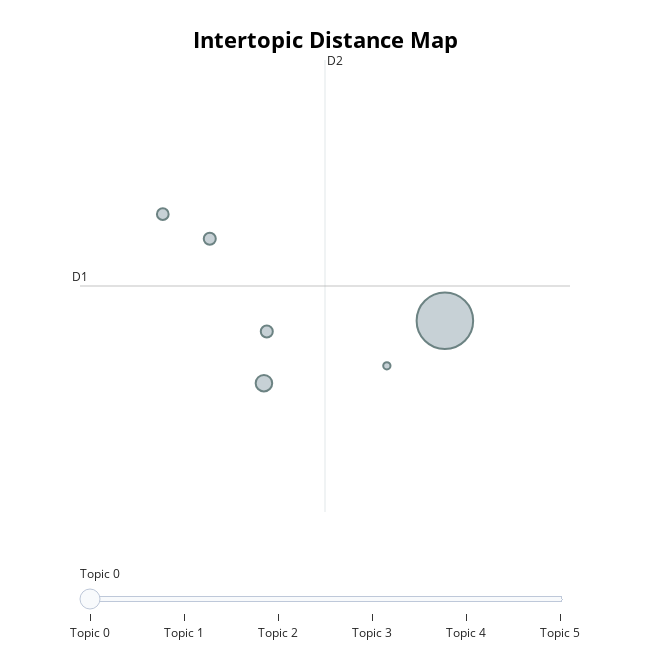
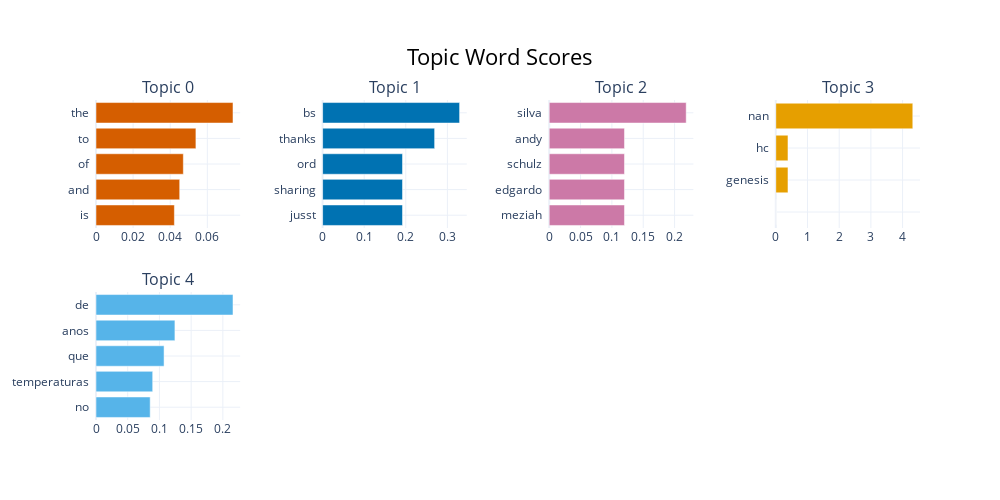

Notebook code for these charts, in order:
### Code cell
from bertopic import BERTopic
from sklearn.feature_extraction.text import CountVectorizer
import pandas as pd

# Load and clean dataset
df = pd.read_csv("climate_nasa.csv")
df['text'] = df['text'].astype(str)
df['clean_text'] = df['text'].str.replace(r"[^a-zA-Z\s]", "", regex=True).str.lower()

# Create BERTopic model
topic_model = BERTopic(language="english", min_topic_size=5, verbose=True)

# Fit model
topics, probs = topic_model.fit_transform(df['clean_text'])

# Add topic results to DataFrame
df['topic'] = topics
df['topic_prob'] = probs

# View top 5 topics
print(topic_model.get_topic_info().head())

# View keywords of topic 0 (example)
print(topic_model.get_topic(0))

# Optional: Visualize
topic_model.visualize_topics().show()
topic_model.visualize_barchart(top_n_topics=5).show()

# Save results
df.to_csv("nasa_topic_output_2.csv", index=False)

### Figure 1 — Plotly figure (JSON) as saved in the notebook; plotly's stock layout.template omitted (floating-point values rounded to 4 significant figures)
{"data": [{"customdata": [[0, "the | to | of | and | is", 420], [1, "bs | thanks | ord | sharing | jusst", 36], [2, "silva | andy | schulz | edgardo | meziah", 19], [3, "nan | hc | genesis |  | ", 19], [4, "de | anos | que | temperaturas | no", 18], [5, "httpswwwfacebookcomreel | joe | httpsscitechdailycomdeadwoodreleasinggigatonsofcarboneveryyearmorethanallfossilfuelemissionscombined | figured | factvxrayy", 7]], "hovertemplate": "<b>Topic %{customdata[0]}</b><br>%{customdata[1]}<br>Size: %{customdata[2]}", "legendgroup": "", "marker": {"color": "#B0BEC5", "line": {"color": "DarkSlateGrey", "width": 2}, "size": [420, 36, 19, 19, 18, 7], "sizemode": "area", "sizeref": 0.2625, "symbol": "circle"}, "mode": "markers", "name": "", "orientation": "v", "showlegend": false, "type": "scatter", "x": [7.636, 5.979, 6.006, 5.484, 5.053, 7.105], "xaxis": "x", "y": [10.33, 9.633, 10.21, 11.25, 11.53, 9.828], "yaxis": "y"}], "layout": {"annotations": [{"showarrow": false, "text": "D1", "x": 4.295, "y": 10.72, "yshift": 10}, {"showarrow": false, "text": "D2", "x": 6.539, "xshift": 10, "y": 13.26}], "height": 650, "hoverlabel": {"bgcolor": "white", "font": {"family": "Rockwell", "size": 16}}, "legend": {"itemsizing": "constant", "tracegroupgap": 0}, "margin": {"t": 60}, "shapes": [{"line": {"color": "#CFD8DC", "width": 2}, "type": "line", "x0": 6.539, "x1": 6.539, "y0": 8.188, "y1": 13.26}, {"line": {"color": "#9E9E9E", "width": 2}, "type": "line", "x0": 4.295, "x1": 8.782, "y0": 10.72, "y1": 10.72}], "sliders": [{"active": 0, "pad": {"t": 50}, "steps": [{"args": [{"marker.color": [["red", "#B0BEC5", "#B0BEC5", "#B0BEC5", "#B0BEC5", "#B0BEC5"]]}], "label": "Topic 0", "method": "update"}, {"args": [{"marker.color": [["#B0BEC5", "red", "#B0BEC5", "#B0BEC5", "#B0BEC5", "#B0BEC5"]]}], "label": "Topic 1", "method": "update"}, {"args": [{"marker.color": [["#B0BEC5", "#B0BEC5", "red", "#B0BEC5", "#B0BEC5", "#B0BEC5"]]}], "label": "Topic 2", "method": "update"}, {"args": [{"marker.color": [["#B0BEC5", "#B0BEC5", "#B0BEC5", "red", "#B0BEC5", "#B0BEC5"]]}], "label": "Topic 3", "method": "update"}, {"args": [{"marker.color": [["#B0BEC5", "#B0BEC5", "#B0BEC5", "#B0BEC5", "red", "#B0BEC5"]]}], "label": "Topic 4", "method": "update"}, {"args": [{"marker.color": [["#B0BEC5", "#B0BEC5", "#B0BEC5", "#B0BEC5", "#B0BEC5", "red"]]}], "label": "Topic 5", "method": "update"}]}], "title": {"font": {"color": "Black", "size": 22}, "text": "<b>Intertopic Distance Map</b>", "x": 0.5, "xanchor": "center", "y": 0.95, "yanchor": "top"}, "width": 650, "xaxis": {"anchor": "y", "domain": [0, 1], "range": [4.295, 8.782], "title": {"text": ""}, "visible": false}, "yaxis": {"anchor": "x", "domain": [0, 1], "range": [8.188, 13.26], "title": {"text": ""}, "visible": false}}}

### Figure 2 — Plotly figure (JSON) as saved in the notebook; plotly's stock layout.template omitted (floating-point values rounded to 4 significant figures)
{"data": [{"marker": {"color": "#D55E00"}, "orientation": "h", "type": "bar", "x": [0.04224, 0.0451, 0.04706, 0.05384, 0.07382], "xaxis": "x", "y": ["is  ", "and  ", "of  ", "to  ", "the  "], "yaxis": "y"}, {"marker": {"color": "#0072B2"}, "orientation": "h", "type": "bar", "x": [0.1921, 0.1921, 0.1921, 0.2693, 0.3294], "xaxis": "x2", "y": ["jusst  ", "sharing  ", "ord  ", "thanks  ", "bs  "], "yaxis": "y2"}, {"marker": {"color": "#CC79A7"}, "orientation": "h", "type": "bar", "x": [0.1201, 0.1201, 0.1201, 0.1201, 0.2185], "xaxis": "x3", "y": ["meziah  ", "edgardo  ", "schulz  ", "andy  ", "silva  "], "yaxis": "y3"}, {"marker": {"color": "#E69F00"}, "orientation": "h", "type": "bar", "x": [1e-05, 1e-05, 0.3842, 0.3842, 4.322], "xaxis": "x4", "y": ["  ", "  ", "genesis  ", "hc  ", "nan  "], "yaxis": "y4"}, {"marker": {"color": "#56B4E9"}, "orientation": "h", "type": "bar", "x": [0.08542, 0.08938, 0.1073, 0.1244, 0.216], "xaxis": "x5", "y": ["no  ", "temperaturas  ", "que  ", "anos  ", "de  "], "yaxis": "y5"}], "layout": {"annotations": [{"font": {"size": 16}, "showarrow": false, "text": "Topic 0", "x": 0.0875, "xanchor": "center", "xref": "paper", "y": 1, "yanchor": "bottom", "yref": "paper"}, {"font": {"size": 16}, "showarrow": false, "text": "Topic 1", "x": 0.3625, "xanchor": "center", "xref": "paper", "y": 1, "yanchor": "bottom", "yref": "paper"}, {"font": {"size": 16}, "showarrow": false, "text": "Topic 2", "x": 0.6375, "xanchor": "center", "xref": "paper", "y": 1, "yanchor": "bottom", "yref": "paper"}, {"font": {"size": 16}, "showarrow": false, "text": "Topic 3", "x": 0.9125, "xanchor": "center", "xref": "paper", "y": 1, "yanchor": "bottom", "yref": "paper"}, {"font": {"size": 16}, "showarrow": false, "text": "Topic 4", "x": 0.0875, "xanchor": "center", "xref": "paper", "y": 0.4, "yanchor": "bottom", "yref": "paper"}], "height": 500, "hoverlabel": {"bgcolor": "white", "font": {"family": "Rockwell", "size": 16}}, "showlegend": false, "title": {"font": {"color": "Black", "size": 22}, "text": "Topic Word Scores", "x": 0.5, "xanchor": "center", "yanchor": "top"}, "width": 1000, "xaxis": {"anchor": "y", "domain": [0, 0.175], "showgrid": true}, "xaxis2": {"anchor": "y2", "domain": [0.275, 0.45], "showgrid": true}, "xaxis3": {"anchor": "y3", "domain": [0.55, 0.725], "showgrid": true}, "xaxis4": {"anchor": "y4", "domain": [0.825, 1], "showgrid": true}, "xaxis5": {"anchor": "y5", "domain": [0, 0.175], "showgrid": true}, "xaxis6": {"anchor": "y6", "domain": [0.275, 0.45], "showgrid": true}, "xaxis7": {"anchor": "y7", "domain": [0.55, 0.725], "showgrid": true}, "xaxis8": {"anchor": "y8", "domain": [0.825, 1], "showgrid": true}, "yaxis": {"anchor": "x", "domain": [0.6, 1], "showgrid": true}, "yaxis2": {"anchor": "x2", "domain": [0.6, 1], "showgrid": true}, "yaxis3": {"anchor": "x3", "domain": [0.6, 1], "showgrid": true}, "yaxis4": {"anchor": "x4", "domain": [0.6, 1], "showgrid": true}, "yaxis5": {"anchor": "x5", "domain": [0, 0.4], "showgrid": true}, "yaxis6": {"anchor": "x6", "domain": [0, 0.4], "showgrid": true}, "yaxis7": {"anchor": "x7", "domain": [0, 0.4], "showgrid": true}, "yaxis8": {"anchor": "x8", "domain": [0, 0.4], "showgrid": true}}}
